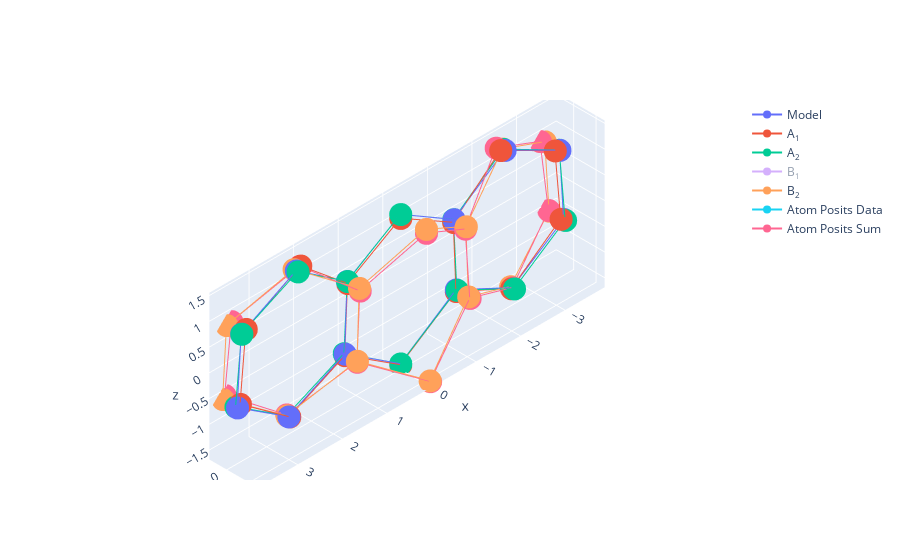

The notebook cell this image was saved under:
### Markdown cell above
this shows us how the simplest version of this analysis might be initialised. From this point, one may look at 1. the conformation, 2. the resulting symmetry and 3. similar compounds that have been described in the literature. 
The conformation shown in Figure 1 has a pronounced folding character - "B<sub>2</sub>"

### Code cell
# displaying the figure
fig1 = scsdm.scsd_plotly(as_type='fig')
fig1.show()

%matplotlib inline
fig2 = scsdm.mondrian(as_type='fig', cmap = 'mako_r')
fig2.show()

from IPython.display import display, HTML
display(HTML(scsdm.compare_table().partition('<button')[0]))
